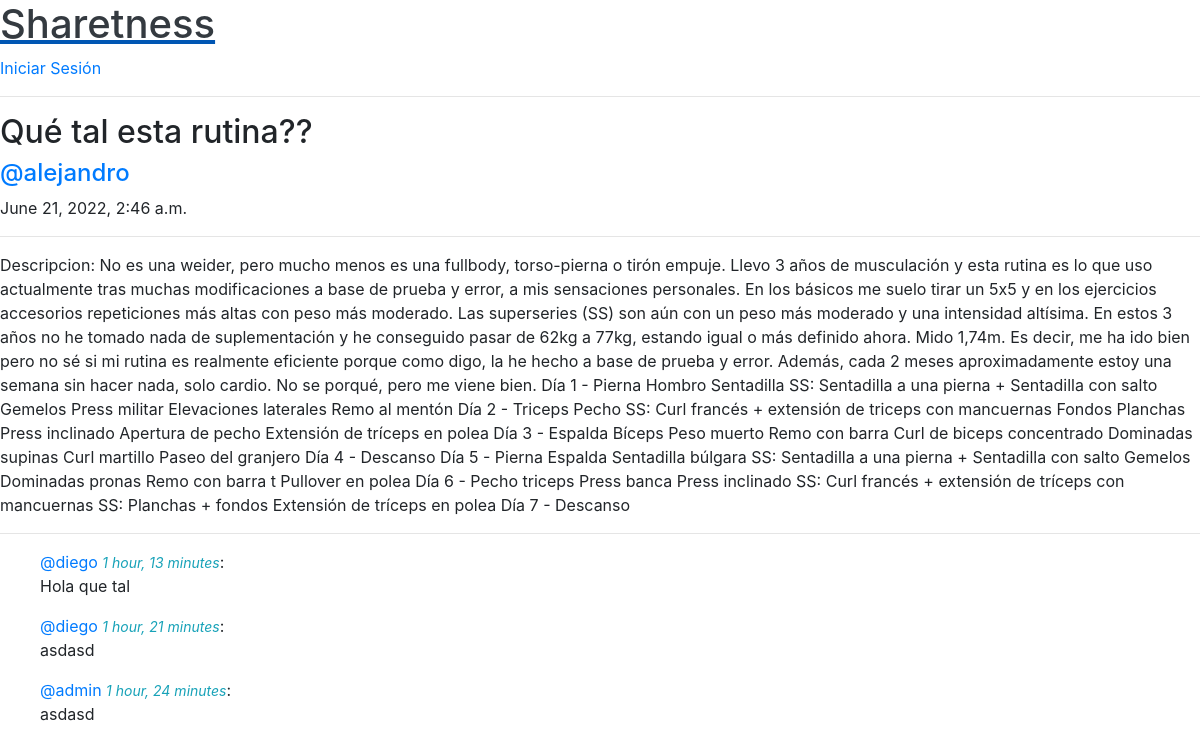
The page /room/11 on the database its author committed.
### forum/models.py (models this page shows, shortened)
class Room(models.Model):
    host = models.ForeignKey(User, on_delete=models.SET_NULL, null=True)
    topic = models.ForeignKey(Topic, on_delete=models.SET_NULL, null=True)
    name = models.CharField(max_length=200)
    description =models.TextField(null=True, blank=True)
    update = models.DateTimeField(auto_now=True)
    created = models.DateTimeField(auto_now_add=True)
    class Meta:
        ordering = ['-update', '-created']

class Message(models.Model):
    user = models.ForeignKey(User, on_delete=models.CASCADE)
    room = models.ForeignKey(Room, on_delete=models.CASCADE)
    body = models.TextField()
    created = models.DateTimeField(auto_now_add=True)

### forum/views.py (the view, shortened to what this page needs)
# urls.py: path('room/<str:pk>',views.room, name="room"),
def room(request, pk):
    room = Room.objects.get(id=pk)
    room_messages = room.message_set.all().order_by('-created')
    context = {'room': room, 'room_messages': room_messages}
    return render(request, 'forum/room.html', context)

### forum/templates/forum/room.html (shortened to what this page needs)
{% extends 'main.html' %}
{% block content %}
    <h2>{{ room.name }}</h2>
    <h4><span class="text-primary ">@{{ room.host.username }}</span></h4>
    <p>{{ room.created }}</p>
    <hr>
    <p>Descripcion: {{ room.description }}</p>
    <hr>
    <ul>
        {% for msg in room_messages %}
            <p class="mt-2">
                <span class="text-primary">@{{ msg.user.username }}</span>
                <small class="text-info font-italic">{{ msg.created|timesince }}</small>:
                <br>
                {{ msg.body }}
            </p>
        {% endfor %}
    </ul>
{% endblock content %}

### rows shown on the page
Room: name "Qué tal esta rutina??", host.username "alejandro", created "June 21, 2022, 2:46 a.m.", description "No es una weider, pero mucho menos es una fullbody, torso-pierna o tirón empuje. Llevo 3 años de musculación y esta rutina es lo que uso actualmente tras muchas modificaciones a base de prueba y error, a mis sensaciones personales. En los básicos me suelo tirar un 5x5 y en los ejercicios accesorios repeticiones más altas con peso más moderado. Las superseries (SS) son aún con un peso más moderado y una intensidad altísima. En estos 3 años no he tomado nada de suplementación y he conseguido pasar de 62kg a 77kg, estando igual o más definido ahora. Mido 1,74m. Es decir, me ha ido bien pero no sé si mi rutina es realmente eficiente porque como digo, la he hecho a base de prueba y error.…"
Message: user.username "diego", created "1 hour, 13 minutes", body "Hola que tal"
Message: user.username "diego", created "1 hour, 21 minutes", body "asdasd"
Message: user.username "admin", created "1 hour, 24 minutes", body "asdasd"
